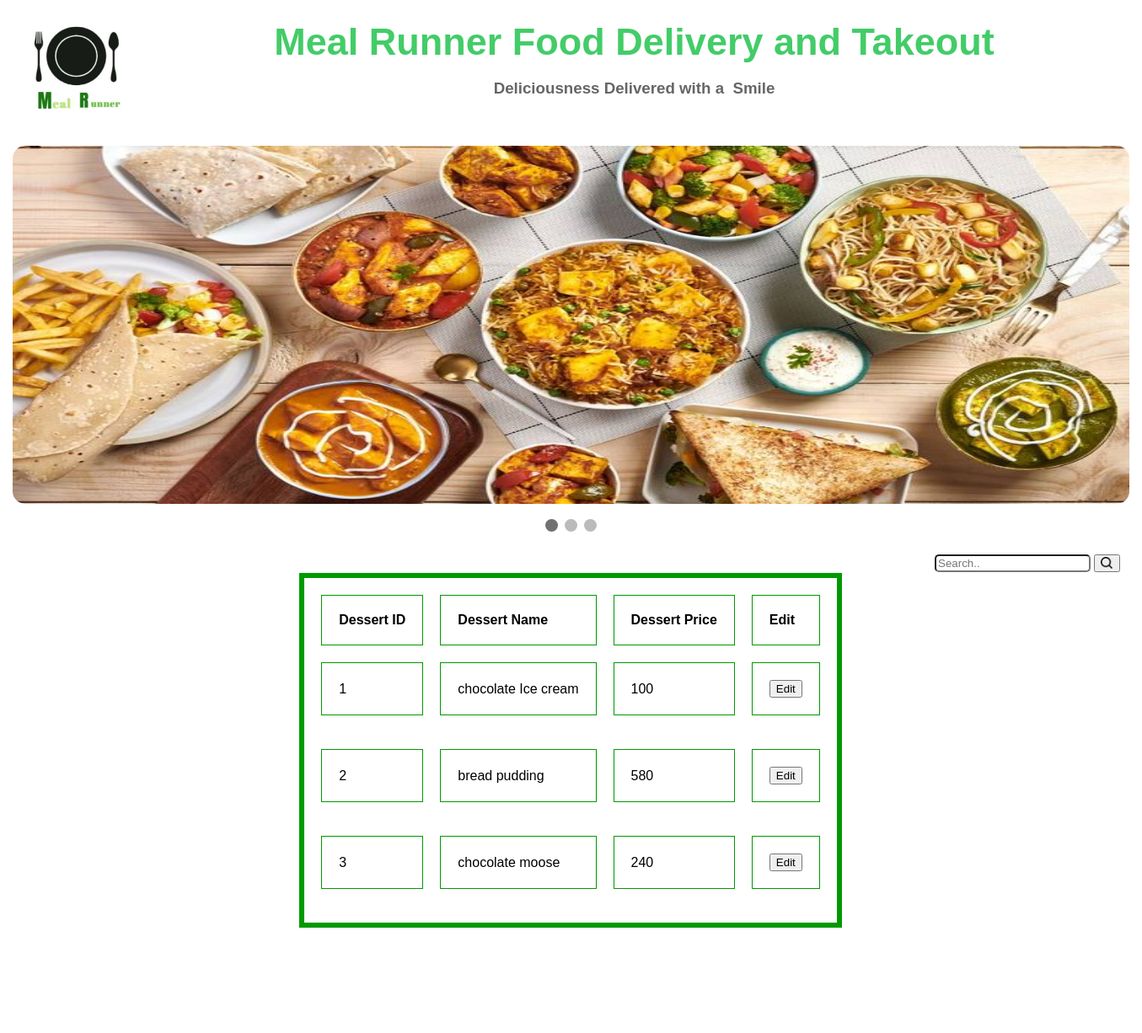
/desert.php, run on the app's committed database.
### tables this page shows
CREATE TABLE IF NOT EXISTS `dessert` (
  `Did` int(11) NOT NULL AUTO_INCREMENT,
  `Dname` varchar(50) NOT NULL,
  `Dprice` int(11) NOT NULL,
  PRIMARY KEY (`Did`)
);

### desert.php (the view, shortened to what this page needs)
<!DOCTYPE html PUBLIC "-//W3C//DTD XHTML 1.0 Transitional//EN" "http://www.w3.org/TR/xhtml1/DTD/xhtml1-transitional.dtd">
<html xmlns="http://www.w3.org/1999/xhtml">
<head><link rel="stylesheet" type="text/css" href="adminfood.css"/>
<link rel="stylesheet" href="https://cdnjs.cloudflare.com/ajax/libs/font-awesome/4.7.0/css/font-awesome.min.css">
</head>
<body>
	<div id="mai">
			<div id="logo">
             <img src="Backgrounds/478d7088-b22f-49a9-96ae-3f4aa470643a.jpeg" class="lg">
            </div>
			<div id="mainh">
            	   <div class="mainhsub">
					<p ><h2 id="topic">Meal Runner Food Delivery and Takeout</h2><br><h3 id="subtop">Deliciousness Delivered with a 					Smile</h3></p>
				  </div>
			</div>
       <div class="slideshow-container2">
            <div class="mySlides2 fade2">
              <img class="im" src="user home photo/a69dd445cc32cc3ad5184861561c1559.jpg" >
            </div>
	</div>
<br>
    <div style="text-align:center">
      <span class="dot"></span>
      <span class="dot"></span>
      <span class="dot"></span>
    </div>
            <div id="contl">
            	 <div id="bodytop">
     <div id="bodytopL">
     </div>
    <div id="bodytopR">
    <form action="">
    <table>
    <tr>
    <td>
      <input type="text" placeholder="Search.." name="search" class="srch">
      </td>
      <td>
      <button type="submit"><img src="Backgrounds/3031293.png" class="sim"></button>
      </td>
    </tr>
     </table>
    </form>
    </div>
    <div>
    	<?php
	include"connect.php";
	$sql="SELECT * FROM dessert";
	$result=mysqli_query($conn,$sql);
	if(mysqli_num_rows($result)>0)
	{ echo'<table border="6" cellspacing="20" cellpadding="20" align="center" bordercolor="#009900">
	<tr>
		<td><b>Dessert ID</b></td>
		<td><b>Dessert Name</b></td>
		<td><b>Dessert Price</b></td>
		<td><b>Edit</b></td>
	</tr>';
		while($row=mysqli_fetch_assoc($result))
		{
			 echo'<tr>'.'<td>'.$row['Did'].'</td>'.'<td>'.$row['Dname'].'</td>'.'<td>'.$row['Dprice'].'</td>'.'<td>'.'<button onclick="location.href='."'editdessert.php ? Id=".$row['Did']."'".'">Edit</button>'.'</td>'.'<tr>';
		}
		echo'</table>';
	}
?>
		<div id="ftr">
        </div>
        </div>
</body>
</html>

### adminfood.css (style rules this page uses)
body { background-color:; }
#mai { width:1325px; height:auto; background-color:white; margin:auto; border-radius: 10px; padding:0px; }
#logo { width:150px; height:150px; float:left; background-color:gray; }
#mainh { width:1175px; height:150px; float:left; background-color:#FFF; margin:auto; margin-bottom:15px; border-radius: 10px; }
.mainhsub { width:1175px; height:120px; float:left; background-color:#fff; margin:auto; font-family:"Trebuchet MS", Arial, Helvetica, sans-serif; color:Black; border-radius: 10px; }
#topic { padding-top:0px; margin:0px; text-align:center; font-size:45px; color:#43cc68; }
#subtop { padding-top:0px; margin:0px; text-align:center; color:#666; }
* { box-sizing: border-box; }
body { font-family: Verdana, sans-serif; }
.mySlides2 { display: none; }
img { vertical-align: middle; }
.slideshow-container2 { max-width: 1325px; position: relative; margin: auto; }
.dot { height: 15px; width: 15px; margin: 0 2px; background-color: #bbb; border-radius: 50%; display: inline-block; transition: background-color 0.6s ease; }
.active { background-color: #717171; }
.fade2 { animation-name: fade; animation-duration: 1.5s; }
.im { width:1325px; height:425px; border-radius: 15px; }
#contl { width:1300px; height:auto; background-color:#; margin-top:20px; margin-left:12px; float:left; }
#ftr { width:1325px; height:100px; background-color:#FFF; margin-top:25px; margin-bottom:25px; }
.sim { height:15px; width:15px; border-radius:5px; }
.srch { border-radius:5px; }
#bodytop { width:1300px; height:25px; background-color:; }
#bodytopL { width:1079px; height:25px; float:left; background-color:; }
#bodytopR { width:220px; height:25px; float:left; background:; }
.lg { height:150px; width:150px; }

### data on the page
dessert: Did "1", Dname "chocolate Ice cream", Dprice "100"
dessert: Did "2", Dname "bread pudding", Dprice "580"
dessert: Did "3", Dname "chocolate moose", Dprice "240"
